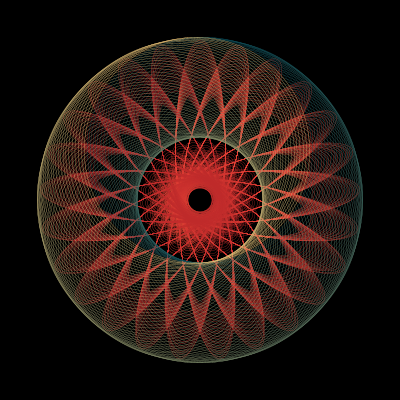
Frame 1 (no input)
Frame 60 (the mouse pressed at the canvas centre just before this capture): identical to frame 1, image omitted
Frame 120 (the mouse held since frame 60 and released just before this capture): identical to frame 1, image omitted

The Processing sketch that drew this single still picture (run headless with seeded random() and noise(); from frame 60 on, the mouse is pressed at the canvas centre):

// Processing sketch: processing_96013
// ── processing_96013.pde

float compteur = 0;
color couleur_1_1 = color(191, 42, 42);
color couleur_1_2 = color(242, 71, 56);
color couleur_2_1 = color(2, 73, 89);
color couleur_2_2 = color(242, 199, 119);
void setup() {
  size(400, 400);
  noFill();
}
void draw() {
  background(0);
  translate(width / 2, height / 2);
  strokeWeight(0.30);
  float nbRotation01 = TWO_PI / 25;
  for (int i = 0; i < 25; i++) {
    pushMatrix();
    rotate(nbRotation01 * i + compteur);
    for (int j = 0; j < 20; j++) {
      color degrade_01 = lerpColor(couleur_1_2, couleur_1_1, map(i, 0, 20, 0, 1 ));
      stroke(degrade_01);
      ellipse(0, -50, 50, 125 + (j * 5));
    }
    popMatrix();
  }
  float nbRotation02 = TWO_PI / 100;
  for (int i = 0; i < 100; i++) {
    pushMatrix();
    rotate(nbRotation02 * i + compteur);
    color degrade_02 = lerpColor(couleur_2_1, couleur_2_2, map(i, 0, 100, 0, 1 ));
    stroke(degrade_02);
    ellipse(0, -50, 225, 225);
    popMatrix();
  }
  //compteur += 0.002;
}
